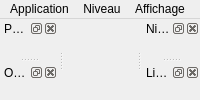
<?xml version="1.0" encoding="UTF-8"?>
<ui version="4.0">
 <class>EditorMainWindow</class>
 <widget class="QMainWindow" name="EditorMainWindow">
  <property name="dockNestingEnabled"><bool>true</bool></property>
  <!-- Widget central : simple hôte, remplacé en code par le QStackedWidget (menu/options/viewport). -->
  <widget class="QWidget" name="centralHost"/>
  <widget class="QMenuBar" name="menubar">
   <widget class="QMenu" name="appMenu">
    <property name="title"><string>Application</string></property>
    <addaction name="actMainMenu"/>
    <addaction name="separator"/>
    <addaction name="actQuit"/>
   </widget>
   <widget class="QMenu" name="levelMenu">
    <property name="title"><string>Niveau</string></property>
    <addaction name="actSave"/>
    <addaction name="actPlaytest"/>
    <addaction name="actResize"/>
   </widget>
   <widget class="QMenu" name="viewMenu">
    <property name="title"><string>Affichage</string></property>
    <!-- Les bascules de visibilité des docks sont ajoutées en code (dynamiques). -->
    <addaction name="actResetLayout"/>
   </widget>
   <addaction name="appMenu"/>
   <addaction name="levelMenu"/>
   <addaction name="viewMenu"/>
  </widget>
  <!-- Panneaux dockables : coquilles nommées (objectName stable pour la persistance QSettings) ;
       leur contenu (arbre de palette, outils, navigateur) est branché en code (setWidget). -->
  <widget class="QDockWidget" name="PalettePanel">
   <property name="windowTitle"><string>Palette</string></property>
   <attribute name="dockWidgetArea"><number>1</number></attribute>
   <widget class="QWidget" name="paletteContents"/>
  </widget>
  <widget class="QDockWidget" name="ToolPanel">
   <property name="windowTitle"><string>Outils</string></property>
   <attribute name="dockWidgetArea"><number>1</number></attribute>
   <widget class="QWidget" name="toolContents"/>
  </widget>
  <widget class="QDockWidget" name="LevelsPanel">
   <property name="windowTitle"><string>Niveaux</string></property>
   <attribute name="dockWidgetArea"><number>2</number></attribute>
   <widget class="QWidget" name="levelsContents"/>
  </widget>
  <widget class="QDockWidget" name="LinksPanel">
   <property name="windowTitle"><string>Liens</string></property>
   <attribute name="dockWidgetArea"><number>2</number></attribute>
   <widget class="QWidget" name="linksContents"/>
  </widget>
  <action name="actMainMenu"><property name="text"><string>Menu principal</string></property></action>
  <action name="actQuit"><property name="text"><string>Quitter</string></property></action>
  <action name="actSave"><property name="text"><string>Enregistrer (Ctrl+S)</string></property></action>
  <action name="actPlaytest"><property name="text"><string>Essayer (P)</string></property></action>
  <action name="actResize"><property name="text"><string>Redimensionner…</string></property></action>
  <action name="actResetLayout"><property name="text"><string>Réinitialiser la disposition</string></property></action>
 </widget>
 <resources/>
 <connections/>
</ui>
